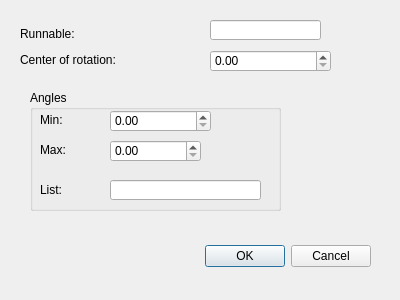
<?xml version="1.0" encoding="UTF-8"?>
<ui version="4.0">
 <class>TomoToolConfigAstra</class>
 <widget class="QDialog" name="Dialog">
  <property name="geometry">
   <rect>
    <x>0</x>
    <y>0</y>
    <width>400</width>
    <height>300</height>
   </rect>
  </property>
  <property name="windowTitle">
   <string>TomoPy Configuration</string>
  </property>
  <widget class="QDialogButtonBox" name="buttonBox">
   <property name="geometry">
    <rect>
     <x>30</x>
     <y>240</y>
     <width>341</width>
     <height>32</height>
    </rect>
   </property>
   <property name="orientation">
    <enum>Qt::Horizontal</enum>
   </property>
   <property name="standardButtons">
    <set>QDialogButtonBox::Cancel|QDialogButtonBox::Ok</set>
   </property>
  </widget>
  <widget class="QLabel" name="label_runnable">
   <property name="geometry">
    <rect>
     <x>20</x>
     <y>24</y>
     <width>71</width>
     <height>20</height>
    </rect>
   </property>
   <property name="text">
    <string>Runnable:</string>
   </property>
  </widget>
  <widget class="QLabel" name="label_cli_options">
   <property name="geometry">
    <rect>
     <x>20</x>
     <y>50</y>
     <width>151</width>
     <height>20</height>
    </rect>
   </property>
   <property name="text">
    <string>Center of rotation:</string>
   </property>
  </widget>
  <widget class="QLineEdit" name="lineEdit_runnable">
   <property name="geometry">
    <rect>
     <x>210</x>
     <y>20</y>
     <width>111</width>
     <height>20</height>
    </rect>
   </property>
  </widget>
  <widget class="QDoubleSpinBox" name="doubleSpinBox">
   <property name="geometry">
    <rect>
     <x>210</x>
     <y>50</y>
     <width>121</width>
     <height>22</height>
    </rect>
   </property>
  </widget>
  <widget class="QGroupBox" name="groupBox">
   <property name="geometry">
    <rect>
     <x>30</x>
     <y>90</y>
     <width>251</width>
     <height>121</height>
    </rect>
   </property>
   <property name="title">
    <string>Angles</string>
   </property>
   <widget class="QLabel" name="label_runnable_2">
    <property name="geometry">
     <rect>
      <x>10</x>
      <y>20</y>
      <width>41</width>
      <height>20</height>
     </rect>
    </property>
    <property name="text">
     <string>Min:</string>
    </property>
   </widget>
   <widget class="QLabel" name="label_runnable_3">
    <property name="geometry">
     <rect>
      <x>10</x>
      <y>50</y>
      <width>41</width>
      <height>20</height>
     </rect>
    </property>
    <property name="text">
     <string>Max:</string>
    </property>
   </widget>
   <widget class="QDoubleSpinBox" name="doubleSpinBox_2">
    <property name="geometry">
     <rect>
      <x>80</x>
      <y>20</y>
      <width>101</width>
      <height>22</height>
     </rect>
    </property>
   </widget>
   <widget class="QDoubleSpinBox" name="doubleSpinBox_3">
    <property name="geometry">
     <rect>
      <x>80</x>
      <y>50</y>
      <width>91</width>
      <height>22</height>
     </rect>
    </property>
   </widget>
   <widget class="QLabel" name="label_runnable_4">
    <property name="geometry">
     <rect>
      <x>10</x>
      <y>90</y>
      <width>41</width>
      <height>20</height>
     </rect>
    </property>
    <property name="text">
     <string>List:</string>
    </property>
   </widget>
   <widget class="QLineEdit" name="lineEdit">
    <property name="geometry">
     <rect>
      <x>80</x>
      <y>90</y>
      <width>151</width>
      <height>20</height>
     </rect>
    </property>
   </widget>
  </widget>
 </widget>
 <resources/>
 <connections>
  <connection>
   <sender>buttonBox</sender>
   <signal>accepted()</signal>
   <receiver>Dialog</receiver>
   <slot>accept()</slot>
   <hints>
    <hint type="sourcelabel">
     <x>248</x>
     <y>254</y>
    </hint>
    <hint type="destinationlabel">
     <x>157</x>
     <y>274</y>
    </hint>
   </hints>
  </connection>
  <connection>
   <sender>buttonBox</sender>
   <signal>rejected()</signal>
   <receiver>Dialog</receiver>
   <slot>reject()</slot>
   <hints>
    <hint type="sourcelabel">
     <x>316</x>
     <y>260</y>
    </hint>
    <hint type="destinationlabel">
     <x>286</x>
     <y>274</y>
    </hint>
   </hints>
  </connection>
 </connections>
</ui>
